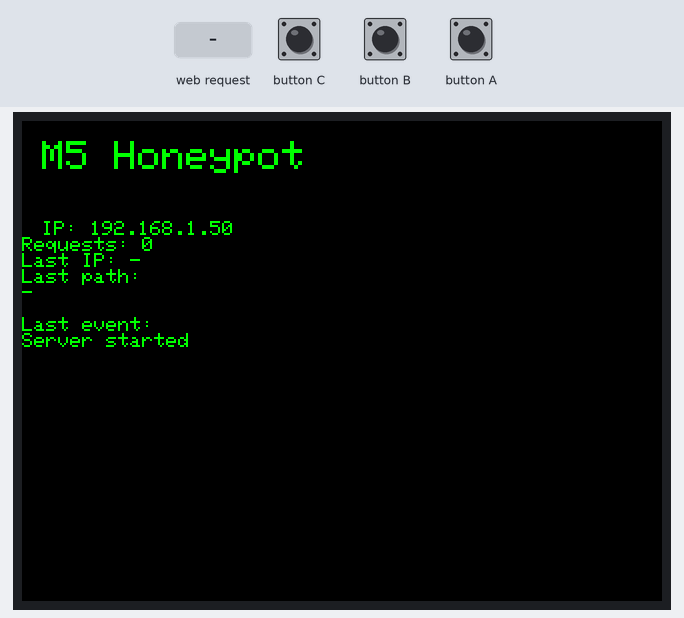
A sketch run on a simulated ESP32. Shown: 320×240 colour display. The inputs (shaded band) are chosen by the test bench. WiFi joins after 1.5 s; servers stay silent unless stated; the local clock reads 2024-03-15 10:24:30 at power-on unless the sketch sets it; random numbers use the default seed unless the sketch sets one; no MQTT or app messages arrive unless stated; what the sketch prints to the serial monitor is not drawn.

Above: at 3.2 s.
3.3 s: button A pressed for 0.15 s
At 3.9 s:
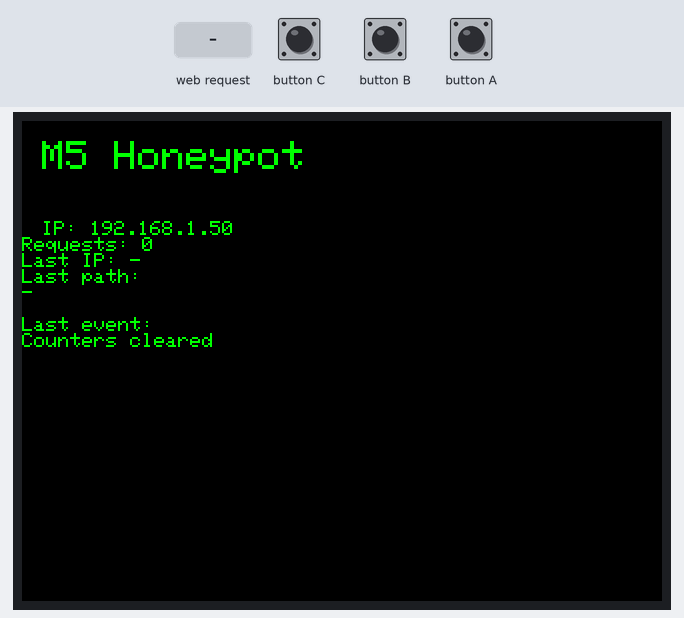
4.9 s: HTTP request GET / received
At 6.1 s:
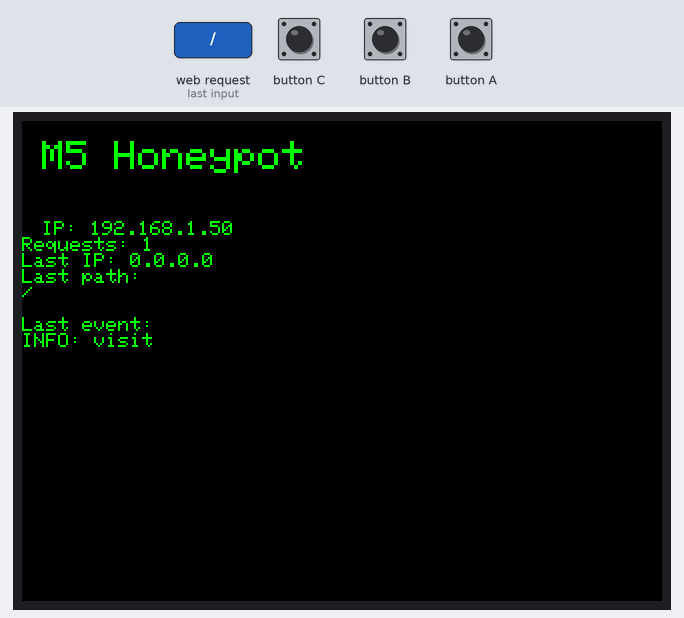
6.4 s: HTTP request GET /login received
At 7.5 s:
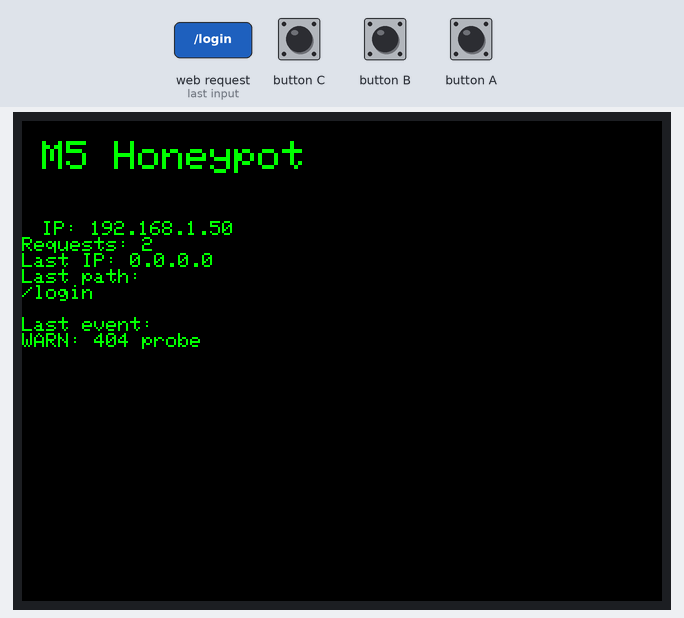
7.9 s: HTTP request GET /admin received
At 8.7 s:
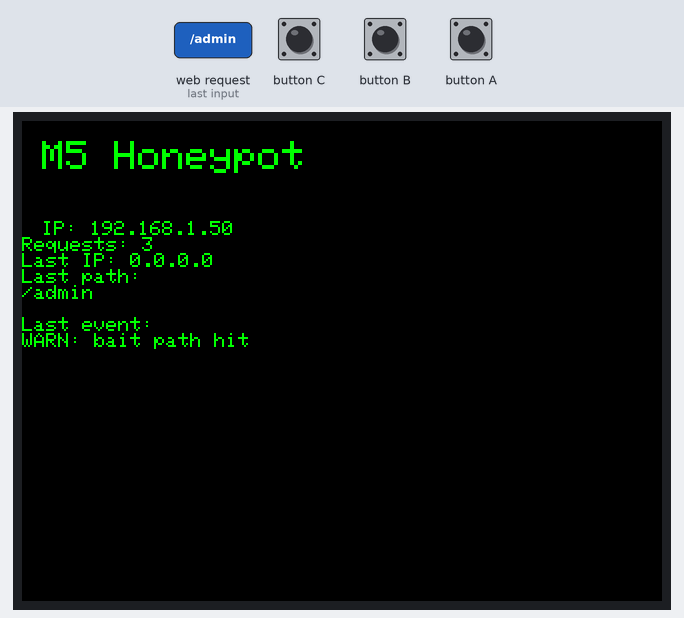
9.4 s: HTTP request GET /phpmyadmin received
At 9.9 s:
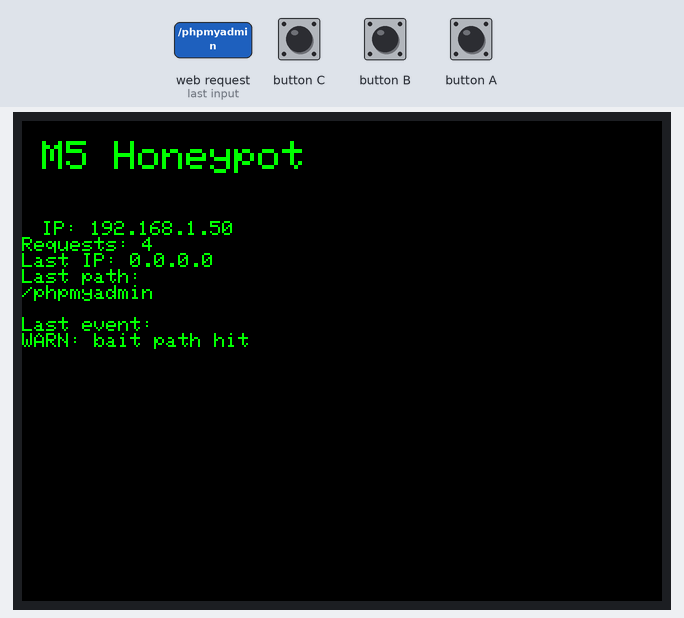
10.9 s: button A pressed for 1 s
At 12.1 s:
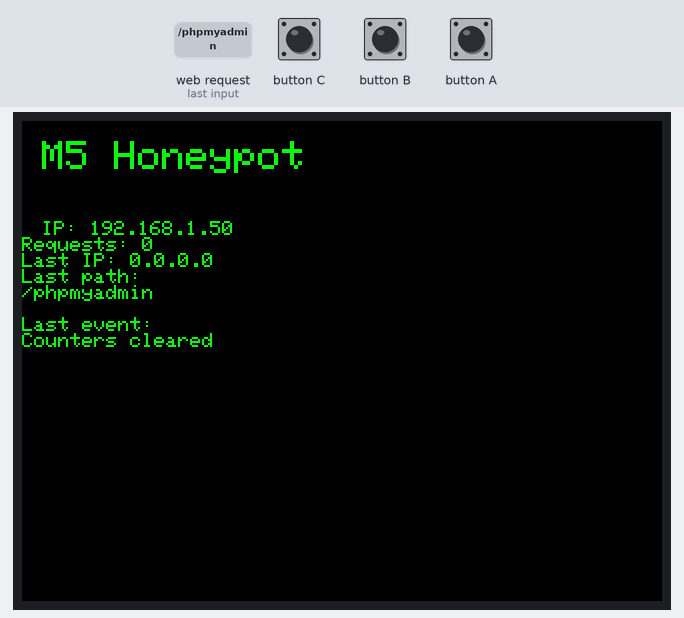
Timing chart, 0 to 13.9 s (numbered marks = the images above; inputs shaded):
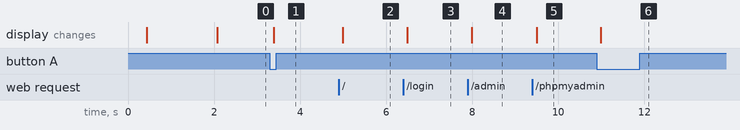

Measured:
- after the input at 3.3 s, the display: changes after 0.09 s (image 1)
- after the input at 4.9 s, the display: changes after 0.09 s (image 2)
- after the input at 6.4 s, the display: changes after 0.09 s (image 3)
- after the input at 7.9 s, the display: changes after 0.09 s (image 4)
- after the input at 9.4 s, the display: changes after 0.10 s (image 5)
- after the input at 10.9 s, the display: changes after 0.09 s (image 6)

The sketch:

Hineypot.ino
```cpp
#include <M5Stack.h>
#include <WiFi.h>
#include <WebServer.h>
#include <PubSubClient.h>
#include <time.h>

const char* WIFI_SSID = "The foundation";
const char* WIFI_PASS = "Alpha12345";
const char* MQTT_BROKER = "10.30.84.56";
const uint16_t MQTT_PORT = 1883;
const char* MQTT_TOPIC = "honeypot/logs";
const char* MQTT_USER = "";
const char* MQTT_PASS = "";

const long GMT_OFFSET_SEC = 7 * 3600;   // Asia/Bangkok
const int DAYLIGHT_OFFSET_SEC = 0;

WebServer server(80);
WiFiClient wifiClient;
PubSubClient mqttClient(wifiClient);

const char* NTP_SERVER_1 = "pool.ntp.org";
const char* NTP_SERVER_2 = "time.google.com";

// ---------- Simple per-IP rate tracking ----------
struct IpStat {
  String ip;
  uint32_t count;
  unsigned long windowStart;
};

const int MAX_IPS = 20;
IpStat ipStats[MAX_IPS];

// ---------- Global counters ----------
volatile uint32_t totalRequests = 0;
String lastEvent = "Booting...";
String lastIP = "-";
String lastPath = "-";

// ---------- Fake pages ----------
const char LOGIN_PAGE[] PROGMEM = R"rawliteral(
<!doctype html>
<html>
<head>
  <meta name="viewport" content="width=device-width,initial-scale=1">
  <title>Device Login</title>
  <style>
    body { font-family: Arial, sans-serif; margin: 40px; background:#f4f4f4; }
    .box { max-width: 320px; margin:auto; background:white; padding:20px; border-radius:12px; box-shadow:0 2px 10px rgba(0,0,0,.1); }
    input { width:100%; padding:10px; margin:8px 0; box-sizing:border-box; }
    button { width:100%; padding:10px; }
    .small { color:#777; font-size:12px; margin-top:10px; }
  </style>
</head>
<body>
  <div class="box">
    <h2>Embedded Device Login</h2>
    <form method="POST" action="/login">
      <input name="username" placeholder="Username">
      <input name="password" type="password" placeholder="Password">
      <button type="submit">Sign in</button>
    </form>
    <div class="small">Firmware Console</div>
  </div>
</body>
</html>
)rawliteral";

const char LOGIN_FAIL_PAGE[] PROGMEM = R"rawliteral(
<!doctype html>
<html>
<head>
  <meta name="viewport" content="width=device-width,initial-scale=1">
  <title>Device Login</title>
  <style>
    body { font-family: Arial, sans-serif; margin: 40px; background:#f4f4f4; }
    .box { max-width: 320px; margin:auto; background:white; padding:20px; border-radius:12px; box-shadow:0 2px 10px rgba(0,0,0,.1); }
    input { width:100%; padding:10px; margin:8px 0; box-sizing:border-box; }
    button { width:100%; padding:10px; }
    .small { color:#777; font-size:12px; margin-top:10px; }
    .error { color:#c0392b; background:#fdecea; border:1px solid #e74c3c; padding:8px 10px; border-radius:6px; margin-bottom:10px; font-size:13px; }
  </style>
</head>
<body>
  <div class="box">
    <h2>Embedded Device Login</h2>
    <div class="error">Invalid credentials. Please try again.</div>
    <form method="POST" action="/login">
      <input name="username" placeholder="Username">
      <input name="password" type="password" placeholder="Password">
      <button type="submit">Sign in</button>
    </form>
    <div class="small">Firmware Console</div>
  </div>
</body>
</html>
)rawliteral";

const char FORBIDDEN_PAGE[] PROGMEM = "Forbidden";
const char NOT_FOUND_PAGE[] PROGMEM = "404 Not Found";

// ---------- Per-IP rate tracking ----------
int getIpIndex(const String& ip) {
  for (int i = 0; i < MAX_IPS; i++) {
    if (ipStats[i].ip == ip) return i;
  }
  for (int i = 0; i < MAX_IPS; i++) {
    if (ipStats[i].ip == "") {
      ipStats[i].ip = ip;
      ipStats[i].count = 0;
      ipStats[i].windowStart = millis();
      return i;
    }
  }
  return -1;
}

// Records request and emits a serial ALERT on rate bursts (>15 req / 10 s).
// Attack pattern detection is handled entirely by the backend analyzer.
void recordRequest(const String& ip) {
  int idx = getIpIndex(ip);
  if (idx < 0) return;

  unsigned long now = millis();
  if (now - ipStats[idx].windowStart > 10000) {
    ipStats[idx].count = 0;
    ipStats[idx].windowStart = now;
  }

  ipStats[idx].count++;

  if (ipStats[idx].count > 15) {
    Serial.printf("[ALERT] ip=%s rate burst > 15 req/10s\n", ip.c_str());
    ipStats[idx].count = 0;
    ipStats[idx].windowStart = now;
  }
}

// ---------- Display ----------
void drawStatus() {
  M5.Lcd.fillScreen(BLACK);
  M5.Lcd.setTextColor(GREEN, BLACK);
  M5.Lcd.setTextSize(2);
  M5.Lcd.setCursor(10, 10);
  M5.Lcd.println("M5 Honeypot");

  M5.Lcd.setTextSize(1);
  M5.Lcd.setCursor(10, 50);
  M5.Lcd.printf("IP: %s\n", WiFi.localIP().toString().c_str());
  M5.Lcd.printf("Requests: %lu\n", totalRequests);
  M5.Lcd.printf("Last IP: %s\n", lastIP.c_str());

  M5.Lcd.println("Last path:");
  M5.Lcd.println(lastPath);

  M5.Lcd.println("\nLast event:");
  M5.Lcd.println(lastEvent);
}

void logEvent(const String& level, const String& ip, const String& method, const String& uri, const String& detail) {
  Serial.printf("[%s] ip=%s method=%s uri=%s detail=%s\n",
                level.c_str(), ip.c_str(), method.c_str(), uri.c_str(), detail.c_str());
  lastIP = ip;
  lastPath = uri;
  lastEvent = level + ": " + detail;
  drawStatus();
}

// ---------- Timestamp / sanitize helpers ----------
String twoDigits(int value) {
  if (value < 10) return "0" + String(value);
  return String(value);
}

String monthShort(int monthIndex) {
  const char* months[] = {"Jan", "Feb", "Mar", "Apr", "May", "Jun",
                          "Jul", "Aug", "Sep", "Oct", "Nov", "Dec"};
  if (monthIndex < 0 || monthIndex > 11) return "Jan";
  return String(months[monthIndex]);
}

String formatLogTimestamp() {
  struct tm timeInfo;
  if (!getLocalTime(&timeInfo)) {
    return "01/Jan/1970:00:00:00 +0000";
  }
  return twoDigits(timeInfo.tm_mday) + "/" +
         monthShort(timeInfo.tm_mon) + "/" +
         String(timeInfo.tm_year + 1900) + ":" +
         twoDigits(timeInfo.tm_hour) + ":" +
         twoDigits(timeInfo.tm_min) + ":" +
         twoDigits(timeInfo.tm_sec) + " +0700";
}

String sanitizeLogField(String s) {
  s.replace("\"", "'");
  s.replace("\r", " ");
  s.replace("\n", " ");
  return s;
}

// ---------- MQTT ----------
void connectMqtt() {
  if (mqttClient.connected()) return;

  String clientId = "m5-honeypot-" + String((uint32_t)esp_random(), HEX);
  bool ok = (strlen(MQTT_USER) > 0)
    ? mqttClient.connect(clientId.c_str(), MQTT_USER, MQTT_PASS)
    : mqttClient.connect(clientId.c_str());

  if (ok) {
    Serial.printf("[MQTT] Connected to %s:%u\n", MQTT_BROKER, MQTT_PORT);
  } else {
    Serial.printf("[MQTT] Connect failed, rc=%d\n", mqttClient.state());
  }
}

// Publishes an Apache Combined Log Format line to MQTT.
// postBody is appended as body="..." for POST requests so the backend
// analyzer can inspect form field values (e.g. SQLi in username/password).
// Suspicious analysis is done entirely by the backend.
void publishAccessLog(const String& ip,
                      const String& method,
                      const String& uri,
                      int statusCode,
                      int responseBytes,
                      const String& postBody = "") {
  if (!mqttClient.connected()) connectMqtt();
  if (!mqttClient.connected()) return;

  String userAgent = server.hasHeader("User-Agent") ? server.header("User-Agent") : "-";
  String referrer  = server.hasHeader("Referer")    ? server.header("Referer")    : "-";

  String line = sanitizeLogField(ip) + " - - [" + formatLogTimestamp() + "] \"" +
                sanitizeLogField(method) + " " + sanitizeLogField(uri) +
                " HTTP/1.1\" " + String(statusCode) + " " + String(responseBytes) + " \"" +
                sanitizeLogField(referrer) + "\" \"" + sanitizeLogField(userAgent) + "\"";

  if (postBody.length() > 0) {
    line += " body=\"" + postBody + "\"";
  }

  if (!mqttClient.publish(MQTT_TOPIC, line.c_str(), false)) {
    Serial.println("[MQTT] Publish failed");
  }
}

// ---------- Request handlers ----------
void handleRoot() {
  String ip = server.client().remoteIP().toString();
  totalRequests++;
  logEvent("INFO", ip, "GET", server.uri(), "visit");
  recordRequest(ip);
  publishAccessLog(ip, "GET", server.uri(), 200, strlen(LOGIN_PAGE));
  server.send(200, "text/html", LOGIN_PAGE);
}

void handleLogin() {
  String ip   = server.client().remoteIP().toString();
  String user = server.hasArg("username") ? server.arg("username") : "";
  String pass = server.hasArg("password") ? server.arg("password") : "";
  totalRequests++;
  logEvent("INFO", ip, "POST", server.uri(),
           "login attempt user=" + user + " pass_len=" + String(pass.length()));
  recordRequest(ip);
  // Build sanitized body string so the backend analyzer can inspect field values
  String logBody = "username=" + sanitizeLogField(user) +
                   "&password=" + sanitizeLogField(pass);
  delay(800); // slight realism
  publishAccessLog(ip, "POST", server.uri(), 200, strlen(LOGIN_FAIL_PAGE), logBody);
  server.send(200, "text/html", LOGIN_FAIL_PAGE);
}

void handleNotFound() {
  String ip     = server.client().remoteIP().toString();
  String method = server.method() == HTTP_POST ? "POST" : "GET";
  String uri    = server.uri();
  totalRequests++;
  logEvent("WARN", ip, method, uri, "404 probe");
  recordRequest(ip);
  publishAccessLog(ip, method, uri, 404, strlen(NOT_FOUND_PAGE));
  server.send(404, "text/plain", NOT_FOUND_PAGE);
}

// ---------- WiFi / MQTT setup ----------
void connectWifi() {
  WiFi.mode(WIFI_STA);
  WiFi.begin(WIFI_SSID, WIFI_PASS);

  M5.Lcd.fillScreen(BLACK);
  M5.Lcd.setTextColor(WHITE, BLACK);
  M5.Lcd.setCursor(10, 10);
  M5.Lcd.setTextSize(2);
  M5.Lcd.println("Connecting WiFi...");

  while (WiFi.status() != WL_CONNECTED) {
    delay(500);
    Serial.print(".");
  }
  Serial.println();
  Serial.print("Connected. IP: ");
  Serial.println(WiFi.localIP());

  configTime(GMT_OFFSET_SEC, DAYLIGHT_OFFSET_SEC, NTP_SERVER_1, NTP_SERVER_2);
}

void setupMqtt() {
  mqttClient.setBufferSize(1024);  // default 256 is too small for log lines with body field
  mqttClient.setServer(MQTT_BROKER, MQTT_PORT);
  connectMqtt();
}

// ---------- Arduino entry points ----------
void setup() {
  M5.begin();
  Serial.begin(115200);
  delay(200);

  connectWifi();
  setupMqtt();

  const char* headerKeys[] = {"User-Agent", "Referer"};
  server.collectHeaders(headerKeys, 2);

  server.on("/", HTTP_GET, handleRoot);
  server.on("/login", HTTP_POST, handleLogin);

  // Bait paths — backend analyzer will flag these as PROBE_CMS
  server.on("/admin", HTTP_GET, []() {
    String ip = server.client().remoteIP().toString();
    totalRequests++;
    logEvent("WARN", ip, "GET", "/admin", "bait path hit");
    recordRequest(ip);
    publishAccessLog(ip, "GET", "/admin", 403, strlen(FORBIDDEN_PAGE));
    server.send(403, "text/plain", FORBIDDEN_PAGE);
  });

  server.on("/phpmyadmin", HTTP_GET, []() {
    String ip = server.client().remoteIP().toString();
    totalRequests++;
    logEvent("WARN", ip, "GET", "/phpmyadmin", "bait path hit");
    recordRequest(ip);
    publishAccessLog(ip, "GET", "/phpmyadmin", 403, strlen(FORBIDDEN_PAGE));
    server.send(403, "text/plain", FORBIDDEN_PAGE);
  });

  server.onNotFound(handleNotFound);
  server.begin();

  lastEvent = "Server started";
  drawStatus();
  Serial.println("Honeypot server started.");
}

void loop() {
  M5.update();
  server.handleClient();

  if (!mqttClient.connected()) {
    static unsigned long lastRetry = 0;
    unsigned long now = millis();
    if (now - lastRetry > 5000) {
      lastRetry = now;
      connectMqtt();
    }
  }
  mqttClient.loop();

  // Button A: reset counters
  if (M5.BtnA.wasPressed()) {
    totalRequests = 0;
    for (int i = 0; i < MAX_IPS; i++) {
      ipStats[i].ip = "";
      ipStats[i].count = 0;
      ipStats[i].windowStart = 0;
    }
    lastEvent = "Counters cleared";
    drawStatus();
    Serial.println("[INFO] Counters cleared");
  }
}
```
